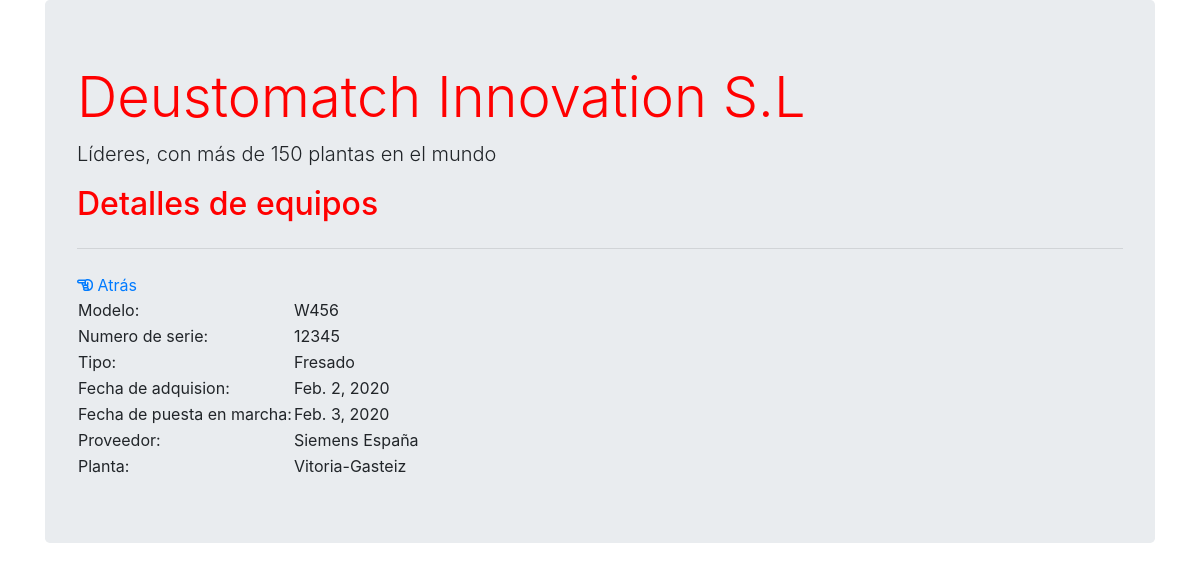
The app's page /proyecto_colaborativo/equipos/1 with its own data.
### proyecto_colaborativo/models.py (models this page shows, shortened)
class Equipo(models.Model):
    modelo = models.CharField(max_length=50)
    numeroserie = models.CharField(max_length=50)
    marca = models.CharField(max_length=50)
    tipo = models.CharField(max_length=50)
    fecha_adquisicion = models.DateField()
    fecha_puesta_marcha = models.DateField()
    proveedor = models.CharField(max_length=100)
    planta = models.CharField(max_length=200)

### proyecto_colaborativo/views.py (the view)
# urls.py: path('equipos/<equipo_id>', views.detail, name='equipos'),  # pones id y te muestra equipo
def detail(request, equipo_id):  # nos saca los atributos de los equipos
    equipos = Equipo.objects.get(pk=equipo_id)
    context = {'titulo_pagina': 'Detalles de equipos',
               'equipos': equipos}  # pasamos lista_equipos a la template como dato
    return render(request, 'equipoid.html', context)

### proyecto_colaborativo/templates/equipoid.html
{% extends "base.html"%}
{%block contenido%}
<a href="{% url 'equipoalmacenados'%}"><i class="far fa-hand-point-left"></i> Atrás</a>
<br>
<table>
    <tr>
        <td>Modelo:</td>
        <td>{{equipos.modelo}}</td>
    </tr>
    <tr>
        <td>Numero de serie:</td>
        <td>{{equipos.numeroserie}}
    </tr>
    <tr>
        <td>Tipo:</td>
        <td>{{equipos.tipo}}</td>
    </tr>
    <tr>
        <td>Fecha de adquision:</td>
        <td>{{equipos.fecha_adquisicion}}</td>
    </tr>
    <tr>
        <td>Fecha de puesta en marcha:</td>
        <td>{{equipos.fecha_puesta_marcha}}</td>
    </tr>
    <tr>
        <td>Proveedor:</td>
        <td>{{equipos.proveedor}}</td>
    </tr>
    <tr>
        <td>Planta:</td>
        <td>{{equipos.planta}}</td>
    </tr>
</table>
{%endblock%}

### records on screen
Equipo: modelo "W456", numeroserie "12345", tipo "Fresado", fecha_adquisicion "Feb. 2, 2020", fecha_puesta_marcha "Feb. 3, 2020", proveedor "Siemens España", planta "Vitoria-Gasteiz"

### other values on screen
{{ titulo_pagina }} "Detalles de equipos"
